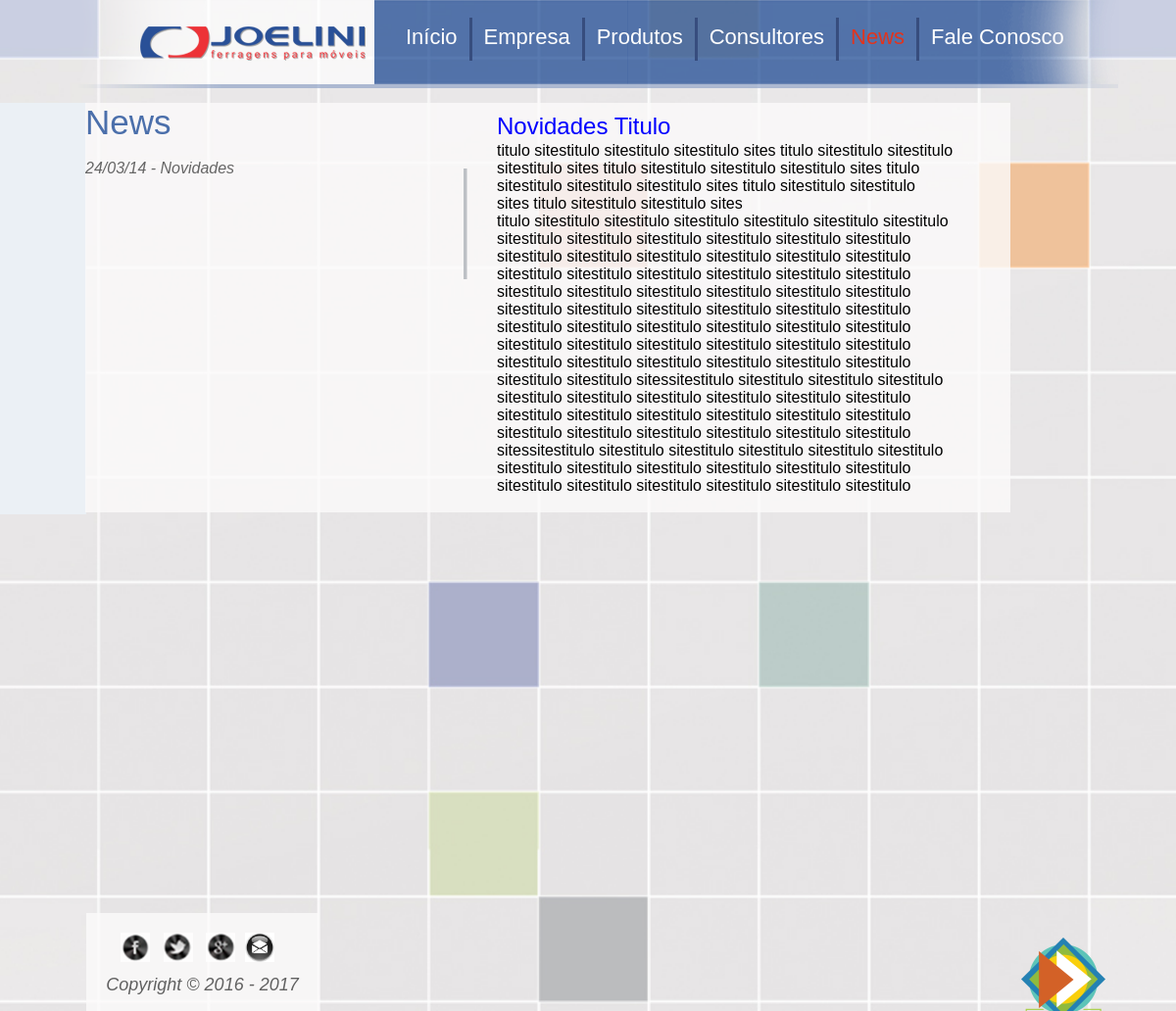
Page /news.php?pagina=news_detalhes&id_news=7 on the committed database.
### tables this page shows
CREATE TABLE IF NOT EXISTS `news` (
  `id_news` int(11) NOT NULL AUTO_INCREMENT,
  `titulo` varchar(200) NOT NULL,
  `conteudo_news` text NOT NULL,
  `data` date NOT NULL,
  PRIMARY KEY (`id_news`)
);

### joeliniadmin/funcoes.php (the view, shortened to what this page needs)
<?php function listar_news_frontend() { ?>
	<?php
		$dbc = mysqli_connect(DB_HOST, DB_USER, DB_PASSWORD, DB_NAME);
		$query = "SELECT * FROM news ORDER BY id_news DESC";
		$sql = mysqli_query($dbc, $query);
		while($row = mysqli_fetch_array($sql)) {
			$id_news = $row['id_news'];
			$titulo = $row['titulo'];
		?>
    	<li><a href="news.php?pagina=news_detalhes&id_news=<?php echo $id_news ?>" title=""><?php echo $titulo ?></a></li>
        <?php } ?>
<?php }  ?>
<?php function listar_news_detalhes_frontend() { ?>
	<?php
		if(isset($_GET['id_news'])) {
			$id_news = $_GET['id_news'];
		$dbc = mysqli_connect(DB_HOST, DB_USER, DB_PASSWORD, DB_NAME);
		$query = "SELECT * FROM news WHERE id_news = '$id_news'";
		$sql = mysqli_query($dbc, $query);
		$row = mysqli_fetch_array($sql);
			$conteudo_news = $row['conteudo_news'];
		}
		if(!empty($conteudo_news)) echo $conteudo_news;
		?>
<?php }  ?>

### header.php (shortened to what this page needs)
<!doctype html>
<html>
<head>
<link rel="stylesheet" type="text/css" href="css/style.css">
<link rel="stylesheet" type="text/css" href="css/mapa.css">
<link href="banner/css/skitter.styles.css" type="text/css" media="all" rel="stylesheet">
<link rel="stylesheet" type="text/css" href="lightbox/lightbox.css">
<link rel="stylesheet" type="text/css" href="css/consultores.css">
<link rel="stylesheet" type="text/css" href="tooltips/tooltips.css">
</head>

### news.php (shortened to what this page needs)
<?php
require 'joeliniadmin/funcoes.php';
?>
<?php require 'header.php'; ?>
<body>
	<?php $menuNews = 'active' ?>
	<?php require 'cabecalho.php'; ?>
    <section id="all">
  <div class="back_conteudo">
  	<section id="conteudo">
    	<section id="news">
        	<h1>News</h1>
            <div class="news_menu">
   <ul>
      <?php listar_news_frontend(); ?>
   </ul>
    </div>
	<div class="listagem_news">
  <div class="limit">
  	<?php listar_news_detalhes_frontend(); ?>
  </div>
    </div>
        </section>
    </section>
  </div>
  <?php require 'footer.php'; ?>
    </section>
</body>
</html>

### cabecalho.php (shortened to what this page needs)
<header>
        	<a href="index.php" title="Joelini"><img src="estru/logo.png" alt="Joelini"></a>
            <nav>
                <ul>
                	<li><a href="index.php" title="" class="<?php echo $menuInicio ?>">Início</a></li>
                    <li><a href="empresa.php" title="" class="<?php echo $menuEmpresa ?>">Empresa</a>
                     </li>
                    <li><a href="produtos.php" title="" class="<?php echo $menuProdutos ?>">Produtos</a></li>
                    <li><a href="consultores.php" title="" class="<?php echo $menuConsultores ?>">Consultores</a></li>
                    <li><a href="news.php" title="" class="<?php echo $menuNews ?>">News</a></li>
                    <li><a href="contato.php" title="" style="border-right:none;" class="<?php echo $menuFaleconosco ?>">Fale Conosco</a></li>
                </ul>
            </nav>
	</header>

### footer.php
<footer>
 <a href="https://www.facebook.com/Joelini.Ferragens" title="Siga-nos no Facebook" target="_blank"><img src="estru/face.png" alt="Facebook" width="30" height="30"></a>
 <a href="https://twitter.com/JoeliniFerragem" title="Siga-nos no Twitter" target="_blank"><img src="estru/twitter.png" alt="Twitter" width="30" height="30"></a>
 <a href="https://plus.google.com/u/0/103101609062419327811/posts" title="Siga-nos no Google+" target="_blank"><img src="estru/google+.png" alt="Google" width="30" height="30"></a><a href="https://mail.joelini.com.br:60443" title="Webmail" target="_blank"><img src="estru/mail.jpg" alt="Mail" width="30" height="30"></a>
        <p>Copyright &copy; <?php echo date('Y'); ?> - 2017 </p>
    <img src="../pt/imagens2/21anos.png" style="
    margin-top: -60px;
    margin-left: 954px;
">
</footer>

### css/style.css (style rules this page uses)
* { margin: 0px; padding: 0px; font-size: small; }
* img { border: none; }
body { font-family: "Myriad Pro", sans-serif; background: url(../estru/background_2azul.jpg) no-repeat top center; background-size: cover; background-attachment: fixed; overflow: hidden; }
header { width: 1084px; height: 90px; background: url(../estru/bg_header.png) no-repeat top center; margin: 0px auto 0px auto; }
header img { position: relative; left: 85px; top: 27px; }
header nav { width: 740px; height: 90px; float: right; }
header ul { list-style: none; margin: 18px 0px 0px 0px; }
header ul li { list-style: none; display: inline; }
header ul li a { list-style: none; display: inline; font-family: "Myriad Pro", sans-serif; color: #fff; text-decoration: none; border-right: 3px solid #374D7E; padding: 7px 12px 7px 12px; font-size: 22px; height: 30px; float: left; }
header ul li a.active { color: #E2341D; }
#all { width: 1024px; margin: 15px auto 0px auto; }
div.back_conteudo { width: 1000px; height: 420px; background-color: #EBF0F5; margin: 0px 0px 0px -1000px; }
#conteudo { width: 944px; height: 420px; margin: 0px 0px 0px 999px; background: url(../estru/bg_empresa.png) no-repeat top center; }
footer { width: 237px; height: 100px; position: absolute; bottom:0; background: url(../estru/bg_footer.png) no-repeat top center; margin: 0px auto 0px auto; text-align: center; }
footer img { margin: 20px 10px 10px 0px; }
footer p { font-size: 18px; color: #616161; font-style: italic; }
#news { width: 944px; height: 420px; }
#news h1 { font-family: "Myriad Pro", sans-serif; font-size: 35px; color: #4B6FAB; font-weight: lighter; }
div.news_menu { width: 390px; height: 360px; background: url(../estru/bg_menu_bar.png) no-repeat right top; float: left; overflow: auto; margin: 20px 0px 0px 0px; }
#news div.news_menu ul { list-style: none; }
#news div.news_menu ul li a { color: #666; font-family: "Myriad Pro", sans-serif; font-size: 16px; font-style: italic; font-weight: lighter; text-decoration: none; line-height: 10px; }
div.listagem_news { width: 490px; height: 400px; margin: -40px 0px 0px 420px; overflow-x: hidden; overflow-y: auto; padding: 0px 20px 0px 0px; }
div.limit { width: 488px; overflow-x: hidden; overflow-y: auto }

### rows in the picture
news: titulo "24/03/14 - Novidades", conteudo_news "Novidades Titulo titulo sitestitulo sitestitulo sitestitulo sites titulo sitestitulo sitestitulo sitestitulo sites titulo sitestitulo sitestitulo sitestitulo sites titulo sitestitulo sitestitulo sitestitulo sites titulo sitestitulo sitestitulo sites titulo sitestitulo sitestitulo sites titulo sitestitulo sitestitulo sitestitulo sitestitulo sitestitulo sitestitulo sitestitulo sitestitulo sitestitulo sitestitulo sitestitulo sitestitulo sitestitulo sitestitulo sitestitulo sitestitulo sitestitulo sitestitulo sitestitulo sitestitulo sitestitulo sitestitulo sitestitulo sitestitulo sitestitulo sitestitulo sitestitulo sitestitulo sitestitulo sitestitulo sitestitulo sitestitulo sitestitulo…"
